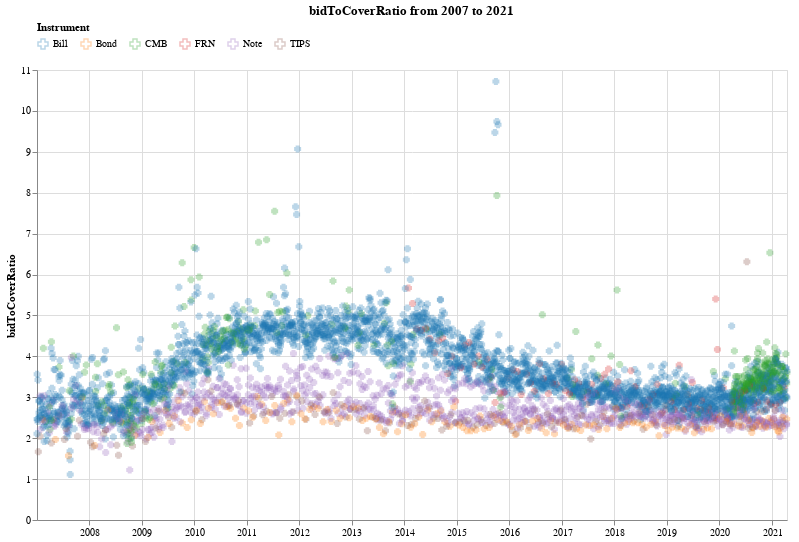

The notebook cell saved with this chart:
### Code cell
alt.data_transformers.disable_max_rows()

def doTsChart(years, metric='bidToCoverRatio', instruments=['Bill', 'Bond', 'CMB', 'FRN', 'Note', 'TIPS']):
    url = 'https://www.treasurydirect.gov/TA_WS/securities/search?startDate={0}-01-01&endDate={0}-12-31&compact=false&dateFieldName=auctionDate'
    
    furls = map(lambda y: url.format(y), years)

    dfs = map(lambda u: pd.read_json(u), furls)

    dfs = [makeNumeric(df, metric) for df in dfs]
    
    df_subs = (df[~df[metric].isnull()][['type', 'auctionDate', metric]] for df in dfs)

    data = pd.concat(df_subs)

    """return data, alt.Chart(data[data.type.isin(instruments)][-5000:]).mark_line().encode(
        alt.X('auctionDate:T', axis=alt.Axis(title="")),
        alt.Y('{0}:Q'.format(metric)),
        alt.Color('type:N', title='Instrument')
    ).properties(
        title="{0} from {1} to {2}".format(metric, min(years), max(years)),
        height=450,
        width=750,
        background='white'
    )""";
    if metric == 'bidToCoverRatio':
        return data, alt.Chart(data[data.type.isin(instruments)]).mark_point(size=25, opacity=0.3, shape="cross").encode(
            alt.X('auctionDate:T', axis=alt.Axis(title="")),
            alt.Y(f'{metric}:Q'),
            alt.Color('type:N', title='Instrument', legend=alt.Legend(orient='top'), scale=alt.Scale(scheme='category10')),
            tooltip=[alt.Tooltip('auctionDate:T'), alt.Tooltip('type:N'), alt.Tooltip(f'{metric}:Q')]
        ).properties(
            title="{0} from {1} to {2}".format(metric, min(years), max(years)),
            height=450,
            width=750,
            background='white'
        )     
    else:
        return data, alt.Chart(data[data.type.isin(instruments)]).mark_line().encode(
            alt.X('auctionDate:T', axis=alt.Axis(title="")),
            alt.Y('{0}:Q'.format(metric)),
            alt.Color('type:N', title='Instrument', legend=alt.Legend(orient='top'), scale=alt.Scale(scheme='category10')),
            tooltip=[alt.Tooltip('auctionDate:T'), alt.Tooltip('type:N'), alt.Tooltip(f'{metric}:Q')]
        ).properties(
            title="{0} from {1} to {2}".format(metric, min(years), max(years)),
            height=450,
            width=750,
            background='white'
        )

df, tsChart = doTsChart(range(2007, 2022))

tsChart.display()

### Figure 1 — Vega-Lite specification as saved in the notebook (floating-point values rounded to 4 significant figures; data arrays with more than 128 entries replaced by an {"elided": "..."} marker saying what was removed)
{"config": {"view": {"continuousWidth": 400, "continuousHeight": 300}}, "data": {"name": "data-902270ca166d8bb85ee9db9729dbe726"}, "mark": {"type": "point", "opacity": 0.3, "shape": "cross", "size": 25}, "background": "white", "encoding": {"color": {"type": "nominal", "field": "type", "legend": {"orient": "top"}, "scale": {"scheme": "category10"}, "title": "Instrument"}, "tooltip": [{"type": "temporal", "field": "auctionDate"}, {"type": "nominal", "field": "type"}, {"type": "quantitative", "field": "bidToCoverRatio"}], "x": {"type": "temporal", "axis": {"title": ""}, "field": "auctionDate"}, "y": {"type": "quantitative", "field": "bidToCoverRatio"}}, "height": 450, "title": "bidToCoverRatio from 2007 to 2021", "width": 750, "$schema": "https://vega.github.io/schema/vega-lite/v4.8.1.json", "datasets": {"data-902270ca166d8bb85ee9db9729dbe726": {"elided": "4199 records"}}}
